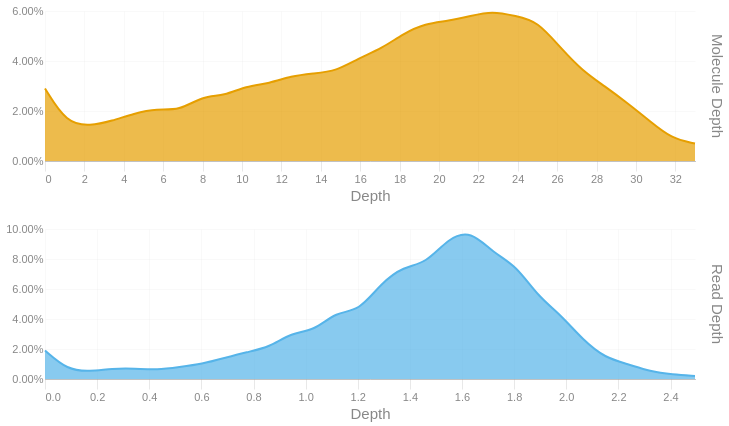

Notebook source saved alongside this figure:
### Code cell
readdep = depth_hist(tb['Read Depth'], q99, 3)
readdep = readdep.with_columns(pl.lit('Read Depth').alias('Metric'))
if not SKIPLR:
    moldep = depth_hist(tb['Molecule Depth'], mol_q99, 1)
    moldep = moldep.with_columns(pl.lit('Molecule Depth').alias('Metric'))
    _hist = pl.concat([readdep, moldep])
    _hist = _hist.filter(pl.col('Proportion') != 0)
    with SafeRender(_hist):
        (
            alt.Chart(_hist)        
            .mark_area(interpolate = "basis")
            .encode(
                x=alt.X('Bin:Q').scale(domainMin=0).axis(alt.Axis(title='Depth')),
                y = alt.Y('Proportion:Q', title = None).axis(format = '.2%'),
                color = alt.Color('Metric:N').legend(None),
                row = alt.Row("Metric:N").header(title = None, labelOrient = 'right'),
                tooltip = [
                    alt.Tooltip("Metric:N", title = "Metric"),
                    alt.Tooltip('Interval:N', title = "Depth Interval"),
                    alt.Tooltip('Proportion:Q', title = "% Alignments").format('.2%')
                ]
            )
            .resolve_scale(x='independent', y='independent')
            .properties(
                height = 150, width = 650,
                usermeta={'embedOptions': {'downloadFileName': f'{samplename}.depth.hist'}}
            )
        ).display()
else:
    readdep = readdep.filter(pl.col('Proportion') != 0)
    with SafeRender(readdep):
        (
            alt.Chart(readdep)        
            .mark_area(interpolate = "basis")
            .encode(
                x=alt.X('Bin:Q').scale(domainMin=0).axis(alt.Axis(title='Depth')),
                y = alt.Y('Proportion:Q', title = None).axis(format = '.2%'),
                tooltip = [
                    alt.Tooltip('Interval:N', title = "Depth Interval"),
                    alt.Tooltip('Proportion:Q', title = "% Alignments").format('.2%')
                ]
            )
            .properties(
                usermeta={'embedOptions': {'downloadFileName': f'{samplename}.depth.hist'}}
            )
        ).display()

### Figure 1 — Vega-Lite specification as saved in the notebook (floating-point values rounded to 4 significant figures)
{"width": 650, "height": 150, "config": {"title": {"anchor": "start", "dy": -15, "fontSize": 18, "color": "#888888", "subtitleColor": "#888888", "subtitleFontSize": 14}, "arc": {"fill": "#0072B2"}, "axis": {"domainColor": "#888888", "domainWidth": 0.5, "gridWidth": 0.2, "grid": false, "titleFontWeight": 400, "titleFontSize": 15, "labelFontSize": 11, "labelColor": "#888888", "tickColor": "#888888", "tickWidth": 0.2, "titleColor": "#888888"}, "axisBand": {"grid": false}, "axisX": {"grid": true, "tickSize": 10, "domainCap": "round"}, "axisY": {"domain": false, "grid": true, "tickSize": 0, "domainCap": "round"}, "background": "transparent", "header": {"labelFontSize": 15, "labelColor": "#888888", "titleFontSize": 15, "titleFontWeight": 600, "titleColor": "#888888"}, "legend": {"labelFont": "sans-serif", "labelFontSize": 12, "labelColor": "#888888", "symbolSize": 100, "symbolType": "circle", "titleFontSize": 12, "titlePadding": 10, "titleColor": "#888888", "title": null}, "range": {"category": ["#E69F00", "#56B4E9", "#009E73", "#F0E442", "#0072B2", "#D55E00", "#CC79A7", "#000000"], "diverging": ["#cfe8f3", "#a2d4ec", "#73bfe2", "#46abdb", "#1696d2", "#12719e"]}, "area": {"fill": "#0072B2", "fillOpacity": 0.7, "line": true, "strokeOpacity": 0.7}, "line": {"color": "#0072B2", "stroke": "#0072B2", "strokeWidth": 2}, "trail": {"color": "#0072B2", "stroke": "#0072B2", "strokeWidth": 0, "size": 1}, "point": {"filled": true, "fillOpacity": 1.0, "size": 95}, "text": {"color": "#888888", "fontSize": 11, "align": "right", "fontWeight": 400, "size": 11}, "bar": {"fill": "#0072B2", "stroke": null}, "view": {"stroke": null, "continuousWidth": 660, "continuousHeight": 400}}, "data": {"name": "data-1137d4c1e2f0cf67d9ea9f6a5420de85"}, "mark": {"type": "area", "interpolate": "basis"}, "encoding": {"color": {"field": "Metric", "legend": null, "type": "nominal"}, "row": {"field": "Metric", "header": {"title": null, "labelOrient": "right"}, "type": "nominal"}, "tooltip": [{"field": "Metric", "title": "Metric", "type": "nominal"}, {"field": "Interval", "title": "Depth Interval", "type": "nominal"}, {"field": "Proportion", "format": ".2%", "title": "% Alignments", "type": "quantitative"}], "x": {"axis": {"title": "Depth"}, "field": "Bin", "scale": {"domainMin": 0}, "type": "quantitative"}, "y": {"axis": {"format": ".2%"}, "field": "Proportion", "title": null, "type": "quantitative"}}, "resolve": {"scale": {"x": "independent", "y": "independent"}}, "usermeta": {"embedOptions": {"downloadFileName": "S5_Kennetcook_3554.depth.hist"}}, "$schema": "https://vega.github.io/schema/vega-lite/v6.1.0.json", "datasets": {"data-1137d4c1e2f0cf67d9ea9f6a5420de85": [{"Bin": 0.0, "Interval": "0.0-0.086", "Proportion": 0.019, "Metric": "Read Depth"}, {"Bin": 0.086, "Interval": "0.086-0.172", "Proportion": 0.006, "Metric": "Read Depth"}, {"Bin": 0.172, "Interval": "0.172-0.258", "Proportion": 0.005, "Metric": "Read Depth"}, {"Bin": 0.258, "Interval": "0.258-0.344", "Proportion": 0.007, "Metric": "Read Depth"}, {"Bin": 0.344, "Interval": "0.344-0.43", "Proportion": 0.007, "Metric": "Read Depth"}, {"Bin": 0.43, "Interval": "0.43-0.516", "Proportion": 0.006, "Metric": "Read Depth"}, {"Bin": 0.516, "Interval": "0.516-0.602", "Proportion": 0.008, "Metric": "Read Depth"}, {"Bin": 0.602, "Interval": "0.602-0.688", "Proportion": 0.01, "Metric": "Read Depth"}, {"Bin": 0.688, "Interval": "0.688-0.774", "Proportion": 0.014, "Metric": "Read Depth"}, {"Bin": 0.774, "Interval": "0.774-0.86", "Proportion": 0.018, "Metric": "Read Depth"}, {"Bin": 0.86, "Interval": "0.86-0.946", "Proportion": 0.021, "Metric": "Read Depth"}, {"Bin": 0.946, "Interval": "0.946-1.032", "Proportion": 0.031, "Metric": "Read Depth"}, {"Bin": 1.032, "Interval": "1.032-1.118", "Proportion": 0.032, "Metric": "Read Depth"}, {"Bin": 1.118, "Interval": "1.118-1.204", "Proportion": 0.045, "Metric": "Read Depth"}, {"Bin": 1.204, "Interval": "1.204-1.29", "Proportion": 0.045, "Metric": "Read Depth"}, {"Bin": 1.29, "Interval": "1.29-1.376", "Proportion": 0.064, "Metric": "Read Depth"}, {"Bin": 1.376, "Interval": "1.376-1.462", "Proportion": 0.075, "Metric": "Read Depth"}, {"Bin": 1.462, "Interval": "1.462-1.548", "Proportion": 0.077, "Metric": "Read Depth"}, {"Bin": 1.548, "Interval": "1.548-1.634", "Proportion": 0.094, "Metric": "Read Depth"}, {"Bin": 1.634, "Interval": "1.634-1.72", "Proportion": 0.099, "Metric": "Read Depth"}, {"Bin": 1.72, "Interval": "1.72-1.806", "Proportion": 0.084, "Metric": "Read Depth"}, {"Bin": 1.806, "Interval": "1.806-1.892", "Proportion": 0.076, "Metric": "Read Depth"}, {"Bin": 1.892, "Interval": "1.892-1.978", "Proportion": 0.055, "Metric": "Read Depth"}, {"Bin": 1.978, "Interval": "1.978-2.064", "Proportion": 0.043, "Metric": "Read Depth"}, {"Bin": 2.064, "Interval": "2.064-2.15", "Proportion": 0.026, "Metric": "Read Depth"}, {"Bin": 2.15, "Interval": "2.15-2.236", "Proportion": 0.014, "Metric": "Read Depth"}, {"Bin": 2.236, "Interval": "2.236-2.322", "Proportion": 0.01, "Metric": "Read Depth"}, {"Bin": 2.322, "Interval": "2.322-2.408", "Proportion": 0.005, "Metric": "Read Depth"}, {"Bin": 2.408, "Interval": "2.408-2.494", "Proportion": 0.003, "Metric": "Read Depth"}, {"Bin": 2.494, "Interval": "2.494-2.58", "Proportion": 0.002, "Metric": "Read Depth"}, {"Bin": 0.0, "Interval": "0.0-1.1", "Proportion": 0.029, "Metric": "Molecule Depth"}, {"Bin": 1.1, "Interval": "1.1-2.3", "Proportion": 0.015, "Metric": "Molecule Depth"}, {"Bin": 2.3, "Interval": "2.3-3.4", "Proportion": 0.014, "Metric": "Molecule Depth"}, {"Bin": 3.4, "Interval": "3.4-4.5", "Proportion": 0.016, "Metric": "Molecule Depth"}, {"Bin": 4.5, "Interval": "4.5-5.7", "Proportion": 0.019, "Metric": "Molecule Depth"}, {"Bin": 5.7, "Interval": "5.7-6.8", "Proportion": 0.021, "Metric": "Molecule Depth"}, {"Bin": 6.8, "Interval": "6.8-8.0", "Proportion": 0.02, "Metric": "Molecule Depth"}, {"Bin": 8.0, "Interval": "8.0-9.1", "Proportion": 0.026, "Metric": "Molecule Depth"}, {"Bin": 9.1, "Interval": "9.1-10.2", "Proportion": 0.026, "Metric": "Molecule Depth"}, {"Bin": 10.2, "Interval": "10.2-11.4", "Proportion": 0.03, "Metric": "Molecule Depth"}, {"Bin": 11.4, "Interval": "11.4-12.5", "Proportion": 0.031, "Metric": "Molecule Depth"}, {"Bin": 12.5, "Interval": "12.5-13.6", "Proportion": 0.034, "Metric": "Molecule Depth"}, {"Bin": 13.6, "Interval": "13.6-14.8", "Proportion": 0.035, "Metric": "Molecule Depth"}, {"Bin": 14.8, "Interval": "14.8-15.9", "Proportion": 0.036, "Metric": "Molecule Depth"}, {"Bin": 15.9, "Interval": "15.9-17.1", "Proportion": 0.041, "Metric": "Molecule Depth"}, {"Bin": 17.1, "Interval": "17.1-18.2", "Proportion": 0.045, "Metric": "Molecule Depth"}, {"Bin": 18.2, "Interval": "18.2-19.3", "Proportion": 0.051, "Metric": "Molecule Depth"}, {"Bin": 19.3, "Interval": "19.3-20.5", "Proportion": 0.055, "Metric": "Molecule Depth"}, {"Bin": 20.5, "Interval": "20.5-21.6", "Proportion": 0.056, "Metric": "Molecule Depth"}, {"Bin": 21.6, "Interval": "21.6-22.7", "Proportion": 0.058, "Metric": "Molecule Depth"}, {"Bin": 22.7, "Interval": "22.7-23.9", "Proportion": 0.06, "Metric": "Molecule Depth"}, {"Bin": 23.9, "Interval": "23.9-25.0", "Proportion": 0.058, "Metric": "Molecule Depth"}, {"Bin": 25.0, "Interval": "25.0-26.2", "Proportion": 0.056, "Metric": "Molecule Depth"}, {"Bin": 26.2, "Interval": "26.2-27.3", "Proportion": 0.045, "Metric": "Molecule Depth"}, {"Bin": 27.3, "Interval": "27.3-28.4", "Proportion": 0.036, "Metric": "Molecule Depth"}, {"Bin": 28.4, "Interval": "28.4-29.6", "Proportion": 0.03, "Metric": "Molecule Depth"}, {"Bin": 29.6, "Interval": "29.6-30.7", "Proportion": 0.023, "Metric": "Molecule Depth"}, {"Bin": 30.7, "Interval": "30.7-31.8", "Proportion": 0.016, "Metric": "Molecule Depth"}, {"Bin": 31.8, "Interval": "31.8-33.0", "Proportion": 0.009, "Metric": "Molecule Depth"}, {"Bin": 33.0, "Interval": "33.0-34.12", "Proportion": 0.007, "Metric": "Molecule Depth"}]}}
